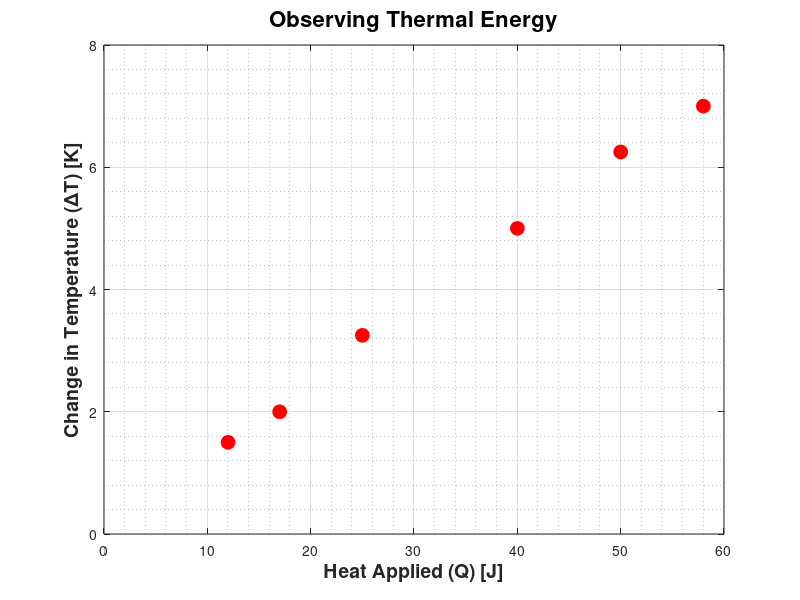

MATLAB code for this plot:
%{
    Chris Jakins 1000802309
    4/7/2017
    
    RQ 18-11

    Problem Summary: Plot the experimental temperature change versus heat
        applied
    Input:  Change in temp vector [K]
            Heat Applied vector [J]
    Output: plot of m * Cp
%}

clear
clc
close all

heatApplied = [12 17 25 40 50 58]; % J
tempChange = [1.5 2.0 3.25 5.0 6.25 7.0]; % K

figure('color', 'white')
plot(heatApplied, tempChange, 'o r', 'MarkerSize', 10, 'MarkerFaceColor', 'r');
grid 
grid minor
axis([0 60 0 8])
xlabel('Heat Applied (Q) [J]', 'FontWeight', 'bold', 'FontSize', 14);
ylabel('Change in Temperature (\DeltaT) [K]', 'FontWeight', 'bold', 'FontSize', 14);
title('Observing Thermal Energy', 'FontSize', 16)